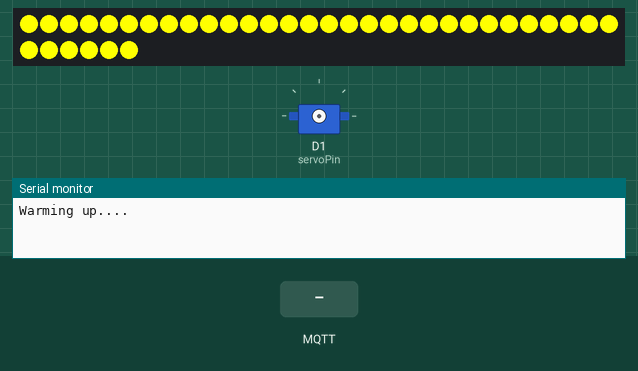
Recording of a sketch running on a simulated Arduino MKR. On the bench: 36 RGB LEDs in strip order, left to right, continuing on the next row, servo, the last lines printed to the serial monitor. The inputs (shaded band) are chosen by the test bench. Dim RGB values are drawn brighter than linear; no MQTT or app messages arrive unless stated.

Above: at 1.7 s.
At 6.2 s:
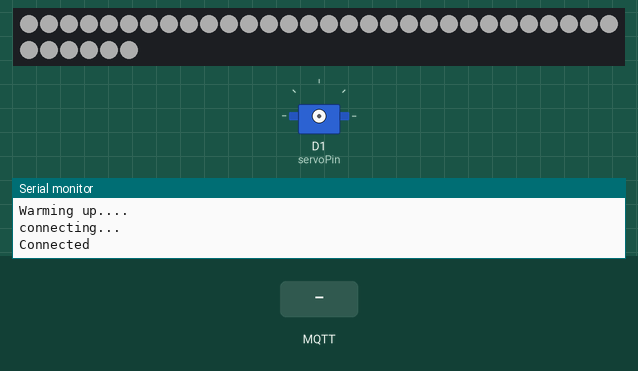
6.3 s: MQTT message "open" arrives on the first subscribed topic
At 8.9 s:
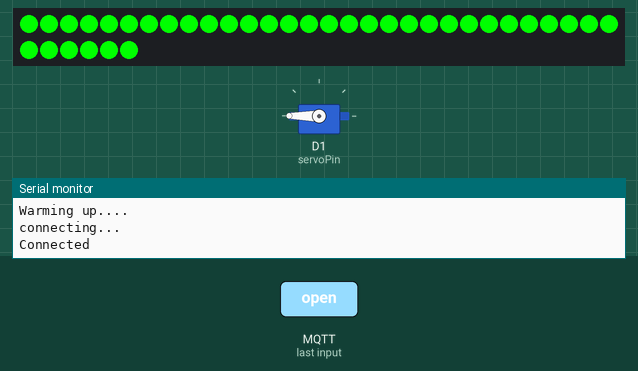
At 9.29 s:
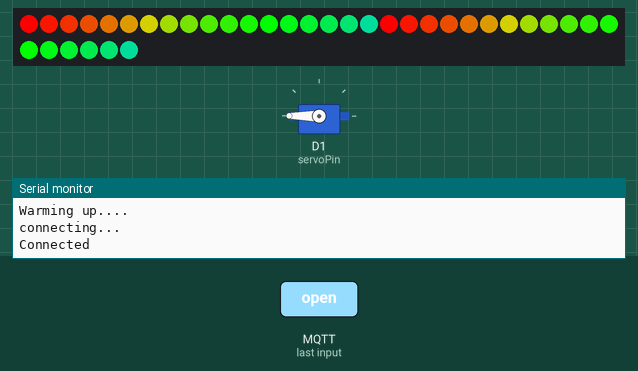
Timing chart, 0 to 10.8 s (numbered marks = the images above; inputs shaded):
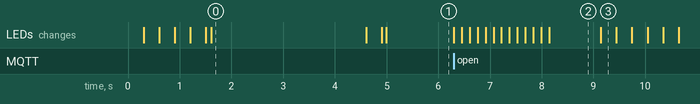

The sketch:

smsafe.ino
```cpp
#include <Adafruit_NeoPixel.h>
#include <MKRNB.h>
#include <PubSubClient.h>
#include <Servo.h>

Servo myservo;

//servo pin
#define servoPin 1

//led pin
#define PIN 3

Adafruit_NeoPixel strip = Adafruit_NeoPixel(36, PIN, NEO_GRB + NEO_KHZ800);

// initialize the library instance
NBClient client;
GPRS gprs;
NB nbAccess;

//connect the pubsub client
PubSubClient conn(client);

// Fill the dots one after the other with a color
void colorWipe(uint32_t c, uint8_t wait) {
  for(uint16_t i=0; i<strip.numPixels(); i++) {
    strip.setPixelColor(i, c);
    strip.show();
    delay(wait);
  }
}

void rainbowCycle(uint8_t wait) {
  uint16_t i, j;

  for(j=0; j<256*5; j++) { // 5 cycles of all colors on wheel
    for(i=0; i< strip.numPixels(); i++) {
      strip.setPixelColor(i, Wheel(((i * 256 / strip.numPixels()) + j) & 127));
    }
    strip.show();
    delay(wait);
  }
}

// Input a value 0 to 255 to get a color value.
// The colours are a transition r - g - b - back to r.
uint32_t Wheel(byte WheelPos) {
  WheelPos = 255 - WheelPos;
  if(WheelPos < 85) {
    return strip.Color(255 - WheelPos * 3, 0, WheelPos * 3);
  }
  if(WheelPos < 170) {
    WheelPos -= 85;
    return strip.Color(0, WheelPos * 3, 255 - WheelPos * 3);
  }
  WheelPos -= 170;
  return strip.Color(WheelPos * 3, 255 - WheelPos * 3, 0);
}

//for the callbacks from the broker
void callback(char* topic, byte* payload, unsigned int length) {
  char p[length + 1];
  memcpy(p, payload, length);
  p[length] = NULL;
  String message(p);

  if (message == "open") {
    colorWipe(strip.Color(0, 255, 0), 50); // Green

    myservo.attach(servoPin);
    myservo.write(180);
    delay(1000);
    myservo.detach();

    rainbowCycle(5);
  } else if(message == "close"){
    colorWipe(strip.Color(255, 0, 0), 50); // Red

    myservo.attach(servoPin);
    myservo.write(-180);
    delay(1000);
    myservo.detach();

    colorWipe(strip.Color(255, 255, 255), 50); // white
  }

  Serial.println(message);
}

//connection and reconnection function
void reconnect() {
    while (!conn.connected()) {

    // Attemp to connect
    if (conn.connect("smsafeClient")) {
      Serial.println("Connected");
      conn.subscribe("smsafe");
      conn.publish("online","smsafe");
    } else {
      Serial.print("Failed, rc=");
      Serial.print(conn.state());
      Serial.println(" try again in 2 seconds");
      // Wait 2 seconds before retrying
      delay(2000);
    }
  }
}

void setup() {
  strip.begin();
  strip.show();
  strip.setBrightness(255);
  colorWipe(strip.Color(255, 0, 0), 10); // Red
  colorWipe(strip.Color(0, 255, 0), 10); // Blue
  colorWipe(strip.Color(0, 0, 255), 10); // Green
  colorWipe(strip.Color(255, 255, 0), 10); // yellow

  Serial.begin(9600);

  Serial.println("Warming up....");
  // connection state
  boolean connected = false;

  while (!connected) {
    if ((nbAccess.begin("") == NB_READY) &&
        (gprs.attachGPRS() == GPRS_READY)) {
        colorWipe(strip.Color(50, 50, 50), 10); // White
        connected = true;
    } else {
      Serial.println("Not connected");
      delay(1000);
    }
  }

  Serial.println("connecting...");

  conn.setServer("telstradev.com", 7337);
  conn.setCallback(callback);
}

void loop() {

  if (!conn.connected()) {
    reconnect();
  }
  conn.loop();

}
```

Measured:
- after the input at 6.3 s, the LEDs: first change at once (image 2 shows a later state)
- what the display in image 2 shows lasts 1.0 s, from 8.1 s to 9.1 s
